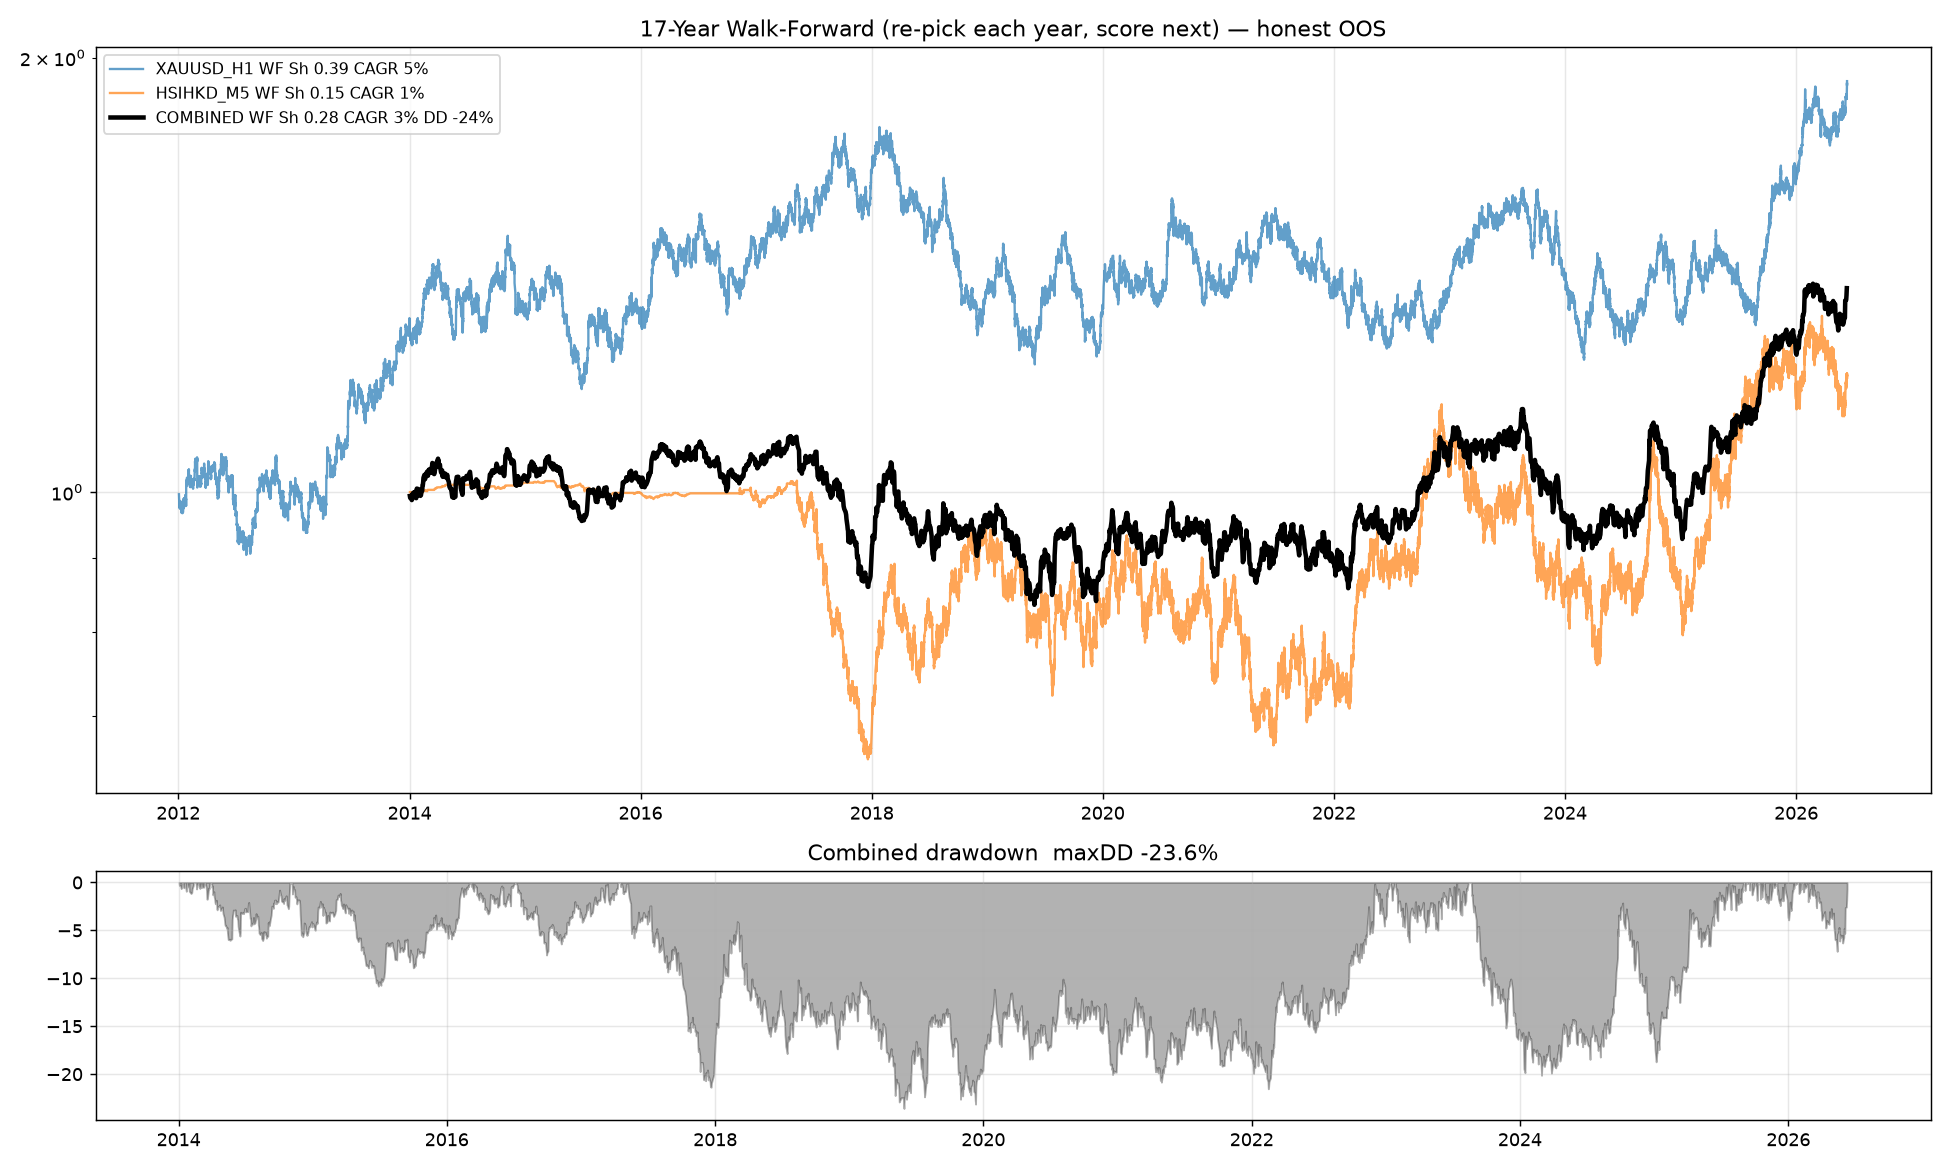

Write Python code to recreate this figure.
"""
LONG-HISTORY hunt — 17 years, the data that can actually validate an edge.

XAUUSD H1 (2009-2026, 100k bars) and HSIHKD M5 (2009-2026, 386k bars).

Discipline:
  - Walk-forward: expanding-window train, score the NEXT unseen year, every year.
  - The signal PARAM is re-chosen each year on past data only.
  - Combined out-of-sample equity = stitched next-year blocks (never seen at pick).
  - Test trend (TSMOM, breakout, EMA) and intraday mean-reversion.
  17 years of walk-forward OOS is a real test, not a backtest.
"""
import sys, warnings
from pathlib import Path
warnings.filterwarnings("ignore")
sys.path.insert(0, str(Path(__file__).parent))
import numpy as np, pandas as pd
import matplotlib; matplotlib.use("Agg")
import matplotlib.pyplot as plt
from multi_asset_scan import load_raw

ann_h1 = 24*252      # hourly bars/yr (approx, FX ~24h)
VT=0.15; CAP=3.0

FILES={"XAUUSD_H1":("XAUUSD_H1_200904240100_202606101800.csv",0.15,24*252),
       "HSIHKD_M5":("HSIHKD_M5_200902020300_202606102155.csv",3.5,0)}

def sharpe(x,per): return x.mean()/x.std()*np.sqrt(per) if x.std()>0 else 0

def load(fp):
    d=load_raw(fp); return d[d["close"]>0]

# ── signal families (bar-based, generic) ──────────────────────────────────────
def tsmom(p,L): return np.sign(p.pct_change(L)).fillna(0)
def ema_x(p,f,s): return np.sign(p.ewm(span=f).mean()-p.ewm(span=s).mean()).fillna(0)
def breakout(p,L):
    hi=p.rolling(L).max(); lo=p.rolling(L).min()
    sig=pd.Series(0.0,index=p.index)
    sig[p>=hi.shift(1)]=1; sig[p<=lo.shift(1)]=-1
    return sig.replace(0,np.nan).ffill().fillna(0)
def mr_z(p,n,e):
    z=(p-p.rolling(n).mean())/p.rolling(n).std()
    zv=z.values; out=np.zeros(len(zv)); cur=0.0
    for i in range(len(zv)):
        if np.isnan(zv[i]): out[i]=cur; continue
        if cur==0:
            if zv[i]>=e: cur=-1
            elif zv[i]<=-e: cur=1
        else:
            if (cur==-1 and zv[i]<=0) or (cur==1 and zv[i]>=0): cur=0
        out[i]=cur
    return pd.Series(out,index=p.index)

def net_of(p,h,sig,vol_win=100):
    ret=p.pct_change().fillna(0)
    rv=ret.rolling(vol_win).std()
    pos=(sig*(rv.median()/rv.replace(0,np.nan)).clip(upper=CAP).fillna(0)).shift(1).fillna(0)
    trn=pos.diff().abs().fillna(pos.abs())
    return (pos*ret-trn*(h/p)).fillna(0)

# parameter grid of trend + MR signals (universal, generic)
def make_grid(p):
    g={}
    for L in [24,48,96,168,336,720]:        # hours: 1d,2d,4d,7d,14d,30d
        g[f"TSMOM{L}"]=tsmom(p,L)
        g[f"BRK{L}"]=breakout(p,L)
    for f,s in [(24,96),(48,200),(96,400)]:
        g[f"EMA{f}x{s}"]=ema_x(p,f,s)
    for n in [48,96,200]:
        for e in [2.0,2.5]:
            g[f"MR{n}e{e}"]=mr_z(p,n,e)
    return g

def walk_forward(name, fp, h, per):
    p=load(fp)["close"]
    grid=make_grid(p)
    nets={k:net_of(p,h,v) for k,v in grid.items()}
    idx=p.index
    years=sorted(set(idx.year))
    # need at least 3 yrs to start
    start_year=years[3]
    wf_blocks=[]; picks=[]
    for y in years:
        if y<start_year: continue
        train_mask=idx.year<y
        test_mask =idx.year==y
        if train_mask.sum()<1000 or test_mask.sum()<200: continue
        # pick best signal on training (past only)
        best=None
        for k,nt in nets.items():
            s=sharpe(nt[train_mask],per)
            if best is None or s>best[0]: best=(s,k)
        _,k=best
        test_ret=nets[k][test_mask]
        wf_blocks.append(test_ret); picks.append((y,k,sharpe(test_ret,per)))
    wf=pd.concat(wf_blocks)
    return wf, picks, nets, p, per

print("="*80)
print("  LONG-HISTORY WALK-FORWARD (17 yrs) — re-pick each year, score next year")
print("="*80)

results={}
for name,(fp,h,per) in FILES.items():
    if per==0:  # estimate bars/yr for M5
        ptmp=load(fp); per=int(len(ptmp)/((ptmp.index[-1]-ptmp.index[0]).days/365))
    wf,picks,nets,p,per=walk_forward(name,fp,h,per)
    eq=(1+wf).cumprod()
    dd=(eq/eq.cummax()-1).min()
    cagr=eq.iloc[-1]**(per/len(wf))-1 if eq.iloc[-1]>0 else -1
    sh=sharpe(wf,per)
    pos_years=sum(1 for _,_,s in picks if s>0)
    results[name]=dict(wf=wf,sh=sh,cagr=cagr,dd=dd,picks=picks,per=per)
    print(f"\n  ── {name}  ({per} bars/yr) ──")
    print(f"     Walk-forward OOS Sharpe {sh:.2f}   CAGR {cagr*100:.1f}%   maxDD {dd*100:.1f}%")
    print(f"     Positive test-years: {pos_years}/{len(picks)}")
    print(f"     Yearly picks & test Sharpe:")
    for y,k,s in picks:
        print(f"       {y}: {k:<12} -> {s:+.2f}")

# ── Combine the two markets (diversify) on overlapping years ──────────────────
print("\n"+"="*80)
print("  COMBINED 2-MARKET WALK-FORWARD PORTFOLIO")
print("="*80)
wfg=results["XAUUSD_H1"]["wf"]; wfh=results["HSIHKD_M5"]["wf"]
# resample both to daily PnL to combine cleanly
dg=(1+wfg).groupby(wfg.index.normalize()).prod()-1
dh=(1+wfh).groupby(wfh.index.normalize()).prod()-1
comb=pd.concat([dg.rename("XAU"),dh.rename("HSI")],axis=1).dropna()
port=comb.mean(axis=1)
sh=sharpe(port,252); eq=(1+port).cumprod(); dd=(eq/eq.cummax()-1).min()
cagr=eq.iloc[-1]**(252/len(port))-1
by=port.groupby(port.index.year).apply(lambda s:(1+s).prod()-1)
corr=comb.corr().iloc[0,1]
print(f"  Daily-combined walk-forward portfolio:")
print(f"     Sharpe {sh:.2f}   CAGR {cagr*100:.1f}%   maxDD {dd*100:.1f}%   corr(XAU,HSI) {corr:.2f}")
print(f"     Positive years: {(by>0).sum()}/{len(by)}")
print("     "+"  ".join(f"{y}:{v*100:+.0f}%" for y,v in by.items()))

# ── Plot ──────────────────────────────────────────────────────────────────────
fig,ax=plt.subplots(2,1,figsize=(15,9),gridspec_kw={"height_ratios":[3,1]})
for name in results:
    wf=results[name]["wf"]; e=(1+wf).cumprod()
    ax[0].plot(e.index,e.values,lw=1.3,alpha=0.7,
               label=f"{name} WF Sh {results[name]['sh']:.2f} CAGR {results[name]['cagr']*100:.0f}%")
ecomb=(1+port).cumprod()
ax[0].plot(ecomb.index,ecomb.values,lw=2.5,color="black",
           label=f"COMBINED WF Sh {sh:.2f} CAGR {cagr*100:.0f}% DD {dd*100:.0f}%")
ax[0].set_yscale("log"); ax[0].legend(fontsize=9); ax[0].grid(alpha=0.3)
ax[0].set_title("17-Year Walk-Forward (re-pick each year, score next) — honest OOS")
uw=(ecomb/ecomb.cummax()-1)*100
ax[1].fill_between(ecomb.index,uw.values,0,color="black",alpha=0.3)
ax[1].set_title(f"Combined drawdown  maxDD {dd*100:.1f}%"); ax[1].grid(alpha=0.3)
plt.tight_layout(); plt.savefig("longhist_hunt.png",dpi=130)
print("\n  Saved → longhist_hunt.png")
